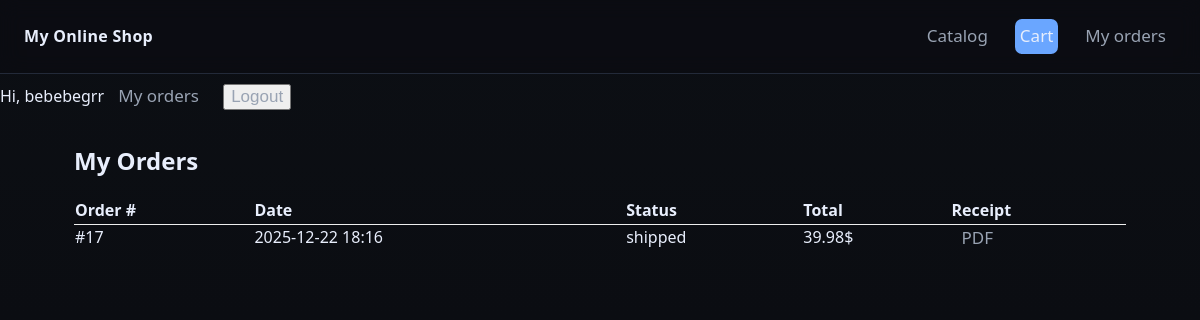
Screenshot of /my/orders/ (signed in) with the database file from the repository.
### shop/models.py (models this page shows, shortened)
class Order(models.Model):
    STATUS_NEW='new'
    STATUS_PROCESSING='processing'
    STATUS_SHIPPED='shipped'
    STATUS_COMPLETED='completed'
    STATUS_CANCELLED='cancelled'
    STATUS_CHOICES=[
        (STATUS_NEW, 'New'),
        (STATUS_PROCESSING, 'Processing'),
        (STATUS_SHIPPED, 'Shipped'),
        (STATUS_COMPLETED, 'Completed'),
        (STATUS_CANCELLED, 'Cancelled'),
    ]
    first_name=models.CharField(max_length=50)
    last_name=models.CharField(max_length=50, blank=True)
    email=models.EmailField()
    address=models.CharField(max_length=50)
    city=models.CharField(max_length=100, blank=True)
    status=models.CharField(
        max_length=20,
        choices=STATUS_CHOICES,
        default=STATUS_NEW,
        db_index=True
    )
    created=models.DateTimeField(default=timezone.now, db_index=True)
    paid=models.BooleanField(default=False)
    payment_id=models.CharField(max_length=100, blank=True)
    user = models.ForeignKey(
        settings.AUTH_USER_MODEL,
        on_delete=models.SET_NULL,
        null=True,
        blank=True,
        related_name="orders"
    )
    class Meta:
        ordering=['-created']
    def get_total_cost(self):
        return sum(item.get_cost() for item in self.items.all())

class OrderItem(models.Model):
    order=models.ForeignKey(Order, related_name='items', on_delete=models.CASCADE)
    product=models.ForeignKey(Product, related_name='order_items', on_delete=models.PROTECT)
    price=models.DecimalField(max_digits=10, decimal_places=2)
    quantity=models.PositiveIntegerField(default=1)
    def get_cost(self):
        return self.price*self.quantity

### shop/views.py (the view)
# urls.py: path("my/orders/", views.my_orders, name="my_orders"),
@login_required
def my_orders(request):
    orders=Order.objects.filter(user=request.user).order_by("-created")
    return render(request, "shop/order/my_orders.html", {"orders": orders})

### shop/templates/shop/order/my_orders.html (shortened to what this page needs)
{%extends "shop/base.html"%}
{%block content%}
<section class="panel">
    <h2 style="margin-top:0">My Orders</h2>
    {%if orders%}
    <table style="width:100%; border-collapse:collapse; margin-top:12px">
        <thead>
            <tr>
                <th align="left">Order #</th>
                <th align="left">Date</th>
                <th align="left">Status</th>
                <th align="left">Total</th>
                <th align="left">Receipt</th>
            </tr>
        </thead>
        <tbody>
            {%for o in orders%}
            <tr style="border-top:1px solid #eee">
                <td>#{{o.id}}</td>
                <td>{{o.created|date:"Y-m-d H:i"}}</td>
                <td>{{o.status}}</td>
                <td>{{o.get_total_cost}}$</td>
                <td><a class="btn" href="{%url 'shop:order_pdf' o.id%}">PDF</a></td>
            </tr>
            {%endfor%}
        </tbody>
    </table>
    {%else%}
    <p class="muted">You have no orders yet.</p>
    {%endif%}
</section>
{%endblock%}

### shop/templates/shop/base.html (shortened to what this page needs)
{%load static%}
<!DOCTYPE html>
<html lang="en">
<head>
    <link rel="stylesheet" href="{%static 'css/style.css'%}">
</head>
<body>
    <header class="header">
        <div class="header__inner">
            <div class="logo"><a href="{%url 'shop:home'%}">My Online Shop</a></div>
            <nav class="nav">
                <a class="btn" href="{% url 'shop:home'%}">Catalog</a>
                <a class="btn btn--primary" href="{%url 'shop:cart_detail'%}">Cart</a>
                {%if request.user.is_authenticated%}
                <a href="{%url 'shop:my_orders'%}" class="btn">My orders</a>
                {%endif%}
            </nav>
        </div>
    </header>
    {%if request.user.is_authenticated%}
    <span class="muted">Hi, {{request.user.username}}</span>
    <a href="{%url 'shop:my_orders'%}" class="btn">My orders</a>
    <form action="{%url 'shop:logout'%}"method="post" style="display:inline">
        <button class="btn" type="submit">Logout</button>
    </form>
    {%else%}
    <a href="{%url 'shop:login'%}" class="btn">Login</a>
    <a href="{%url 'shop:signup'%}" class="btn btn--primary">Sign up</a>
    {%endif%}
    <div class="container">
        {%block content%}
        {%endblock%}
    </div>
</body>
</html>

### static/css/style.css (style rules this page uses)
:root { --bg:#0f1115; --panel:#151922; --muted:#99a3b3; --text:#e8eefc; --brand:#6aa6ff; --brand-2:#7ee787; --danger:#ff6b6b; --border:#232a39; --radius:14px; --shadow: 0 6px 24px rgba(0,0,0,.25); }
* { box-sizing: border-box; }
html, body { height: 100%; }
body { margin: 0; font: 16px/1.45 system-ui, -apple-system, Segoe UI, Roboto, Ubuntu; color: var(--text); background: linear-gradient(180deg, #0c0f14, #0b0d12 40%, #0f1115 100%); }
.container { max-width: 1100px; margin: 0 auto; padding: 24px; }
.header { position: sticky; top: 0; z-index: 5; background: rgba(11,13,18,.75); backdrop-filter: blur(10px); border-bottom: 1px solid var(--border); }
.header__inner { display: flex; align-items: center; gap: 16px; padding: 14px 24px; }
.logo { font-weight: 700; letter-spacing: .3px; }
.logo a { color: var(--text); text-decoration: none; }
.nav { margin-left: auto; display: flex; gap: 12px; }
.btn { font-size: 20px; color: var(--text); text-decoration: none; }

### shop/templates/shop/base.html (style rules this page uses)
.btn { font-size: 17px; color: var(--muted); text-decoration: none; margin: 10px; }
.btn--primary { margin: 5px; padding: 5px; border: none; border-radius: 7px; background: var(--brand); color: var(--text); }

### rows the page displays
Order: id "17", created "2025-12-22 18:16", status "shipped", get_total_cost "39.98"

### other values shown
{{ request.user.username }} "bebebegrr"
